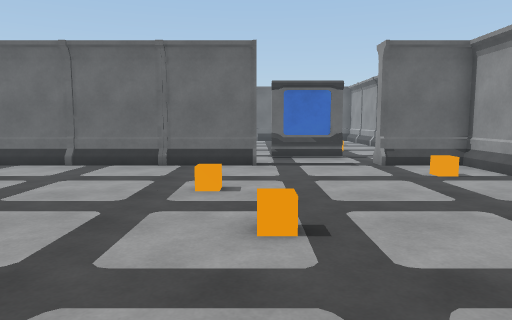
View 1 (above)

23 first-person views from a walk through a Unity game level. The camera is 1.4 m above the floor, tilts 6° down and sees 70° across. The floor is counted in squares, 1 m on a side. Each view is taken from the middle of a square. On the plan, view 1 faces up. The plan holds only what a view shows up to about 16 squares ahead; the rest is blank. The player is left out. Some surface patterns are stand-ins.

View 2
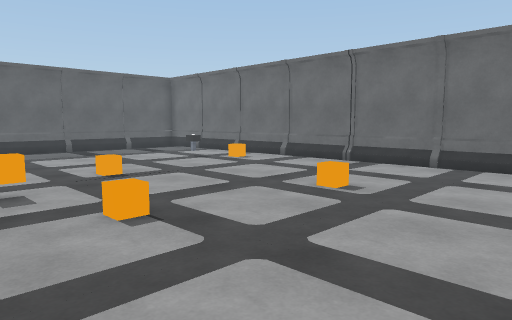

View 3
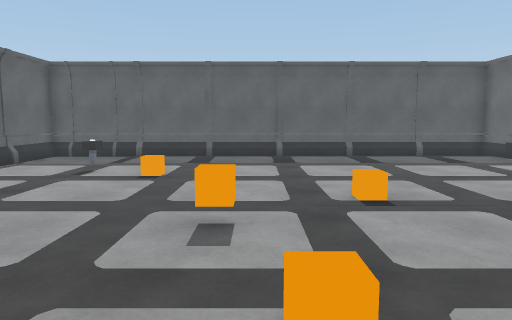

View 4
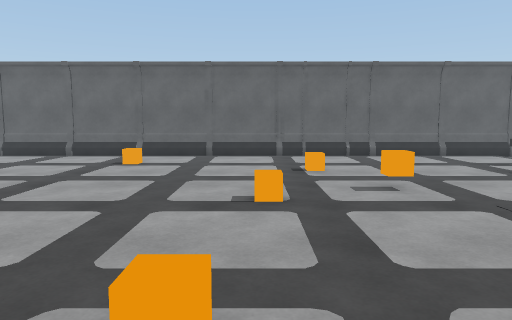

View 5
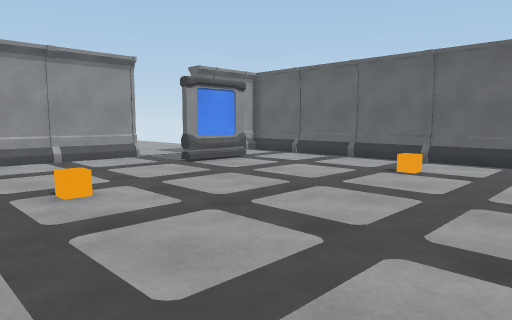

View 6
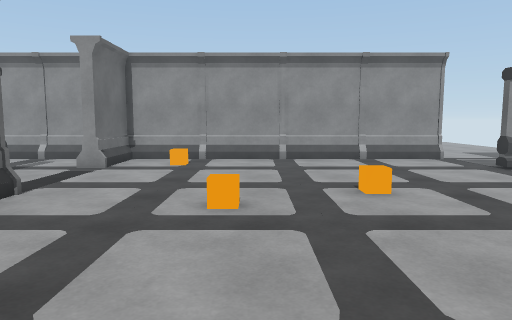

View 7
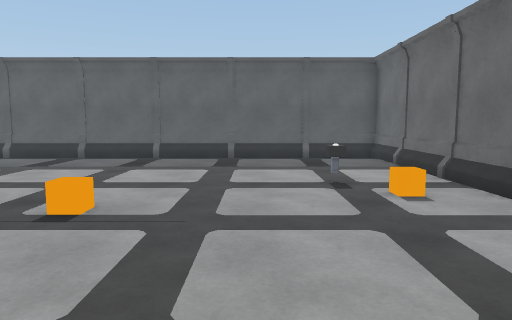

View 8
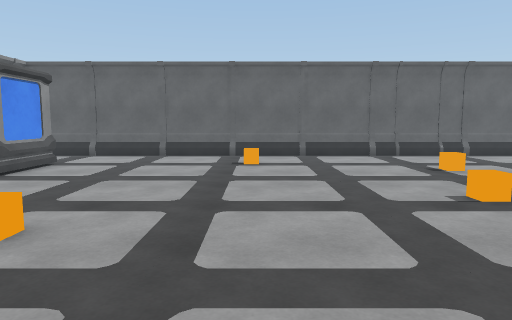

View 9
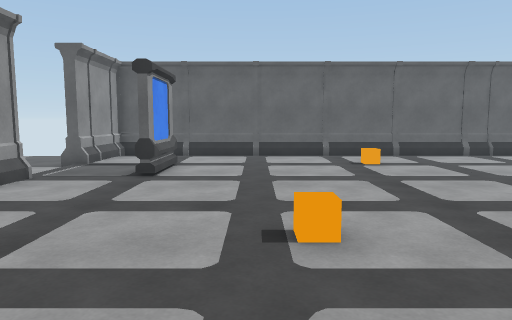

View 10
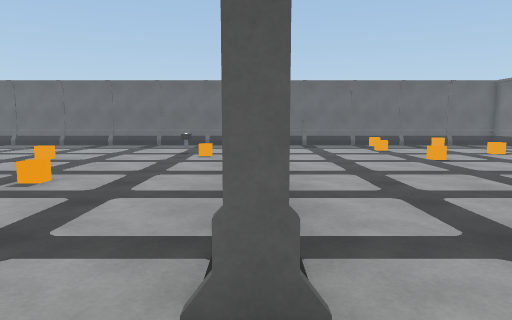

View 11
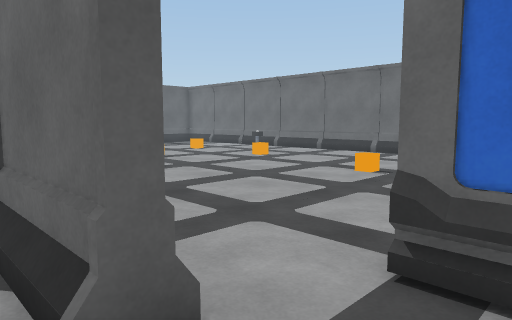

View 12
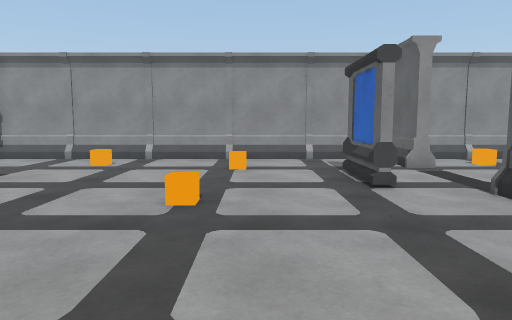

View 13
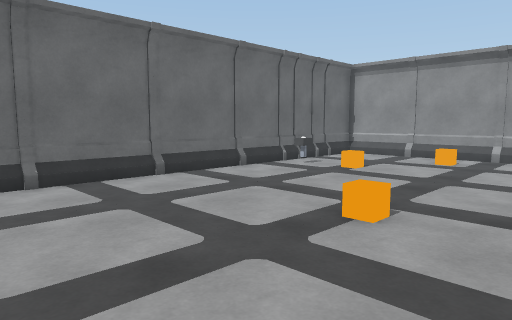

View 14
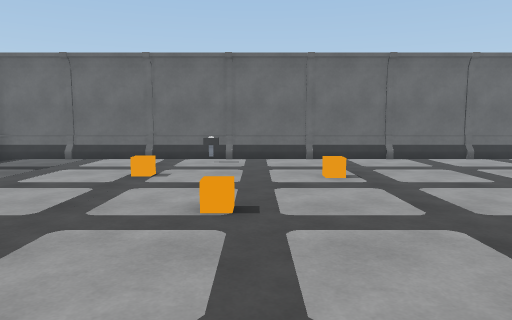

View 15
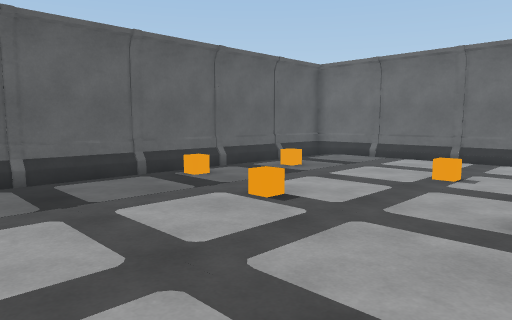

View 16
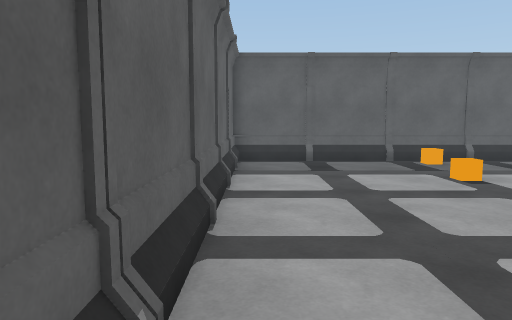

View 17
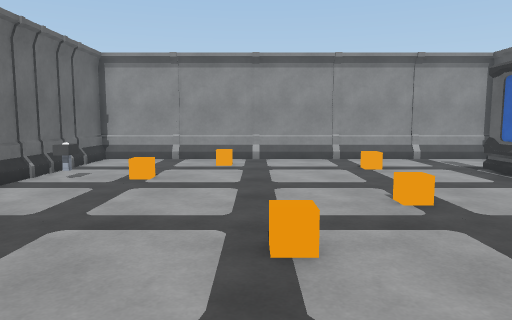

View 18
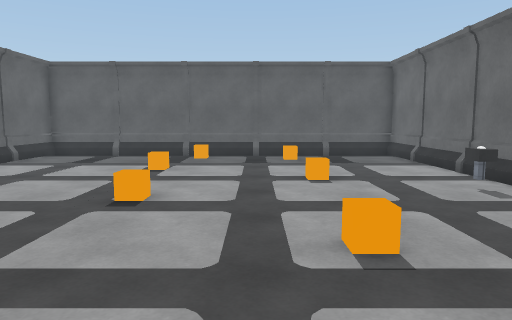

View 19
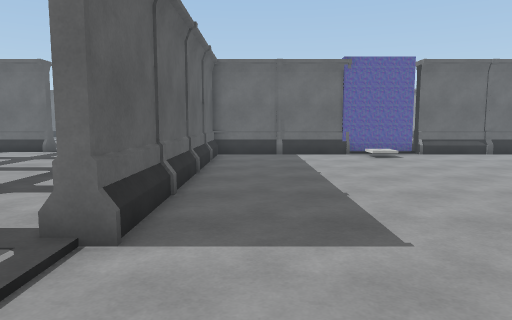

View 20
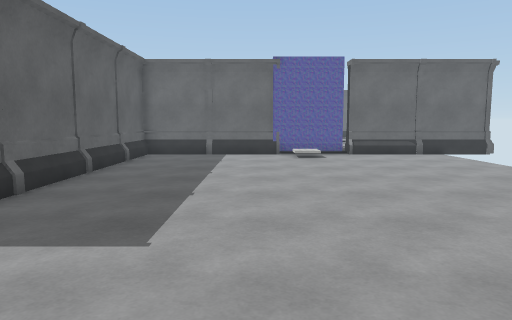

View 21
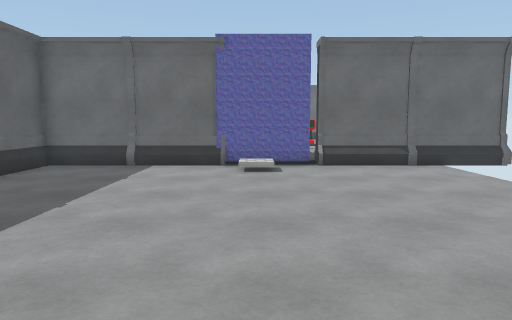

View 22
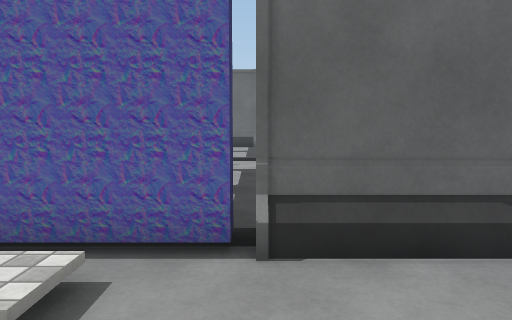

View 23
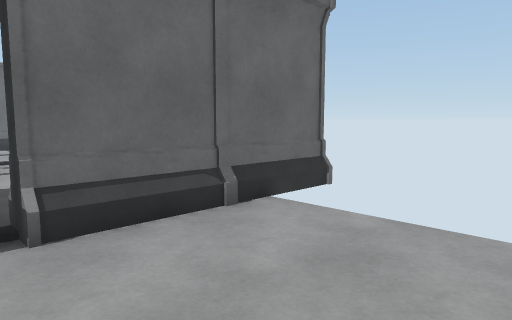

### Floor plan
Points are (right, up) in squares from view 1. A wall is a line through its corners. A room is listed if a view was taken in it or the views show most of it. See-through windows are left out.
Room 1 (views 1, 2, 3, 4, 5, 6, 7, 8, 9, 10, 11)
walls: (3.6, -0.3) (4.1, -0.3); (0.1, 11.9) (-20.6, 11.9); (0, 12.3) (0, 11.6); (3.8, -3.1) (3.8, -0.2); (4, 11.6) (4, 12.3); (6.9, -0.1) (6.9, 11.6); (3.4, 14.2) (0.6, 14.2); (6.6, 11.9) (4, 11.9); (6, -6.9) (6.6, -6.9); (-20.9, 11.6) (-20.9, -6.6); (-20.6, -6.9) (5.9, -6.9); (6.9, -6.6) (6.9, -4.4)
low walls: (0, 11.6) (-14.4, 11.6); (-14.5, 11.6) (-15.4, 11.6); (-0.5, 12.4) (-1, 12.4); (-15.5, 11.6) (-16.4, 11.6); (3.6, -3.1) (3.6, -0.3); (-16.5, 11.6) (-17.4, 11.6); (-17.5, 11.6) (-18.4, 11.6); (6.6, 0) (6.6, 11.6) (4, 11.6); (-18.5, 11.6) (-19.4, 11.6); (-19.5, 11.6) (-20.6, 11.6) (-20.6, -4.9); (-20.6, -5.1) (-20.6, -6.6) (6.6, -6.6) (6.6, -5.5); (6.6, -5.4) (6.6, -4.5)
ways out: opening at (0, 13) to room 2; opening at (4, 13) to room 2; opening at (5.5, -2.5) to room 3
objects: other object (-16, -3) to (-15, -3); other object (-15, 9) to (-14, 9); orange cube (-10, 1) to (-10, 2)
Room 2 (views 12, 13, 14, 15, 16, 17, 18)
walls: (0.6, 14.2) (0.6, 14.4) (3.4, 14.4); (-0.4, 12.1) (0.1, 12.1); (4, 12.1) (6.1, 12.1); (6.6, 26.9) (-20.6, 26.9); (-20.9, 26.6) (-20.9, 12.3); (-20.6, 12.1) (-8, 12.1); (6.9, 12.1) (6.9, 26.9)
low walls: (-12.7, 26.6) (-20.6, 26.6) (-20.6, 12.3) (-8.6, 12.3); (-0.5, 12.3) (0, 12.3); (-1, 11.7) (-0.5, 11.7); (4, 12.3) (5.1, 12.3); (6.4, 26.6) (-12.6, 26.6); (6.6, 12.4) (6.6, 26.9)
ways out: opening at (0, 13) to room 1; opening at (4, 13) to room 1
objects: other object (-13, 26) to (-12, 26); other object (2, 26)
Room 3 (views 19, 20, 21, 22, 23)
walls: (7.5, 0) (6.6, 0); (6.9, -4.4) (6.9, -3) (7.4, -3); (7.1, 11.6) (7.1, 0); (22.5, 11.9) (7.4, 11.9)
low walls: (7.4, 6.1) (7.4, 0.2); (6.6, -4.1) (6.6, -3.5); (7.4, 9.1) (7.4, 6.2); (13.1, 11.6) (7.4, 11.6) (7.4, 9.2); (22.1, 11.6) (16, 11.6)
ways out: opening at (5.5, -2.5) to room 1; gap at (16, 12)

Positions as (right, up) in squares from view 1, and headings:
1: (0, 0), facing up
2: (-2, 0), facing up-left
3: (-5, 2), facing left
4: (-7, 9), facing down
5: (-7, 7), facing down-right
6: (-7, 7), facing right
7: (-6, 7), facing left
8: (-3, 9), facing down
9: (1, 9), facing down
10: (2, 12), facing left
11: (2, 11), facing up-left
12: (-7, 17), facing right
13: (-8, 18), facing up-right
14: (-11, 13), facing up
15: (-11, 13), facing up-left
16: (-7, 13), facing left
17: (-7, 21), facing right
18: (-5, 21), facing left
19: (9, -4), facing up
20: (12, -4), facing up
21: (14, 0), facing up
22: (16, 8), facing up
23: (15, 7), facing up-right
